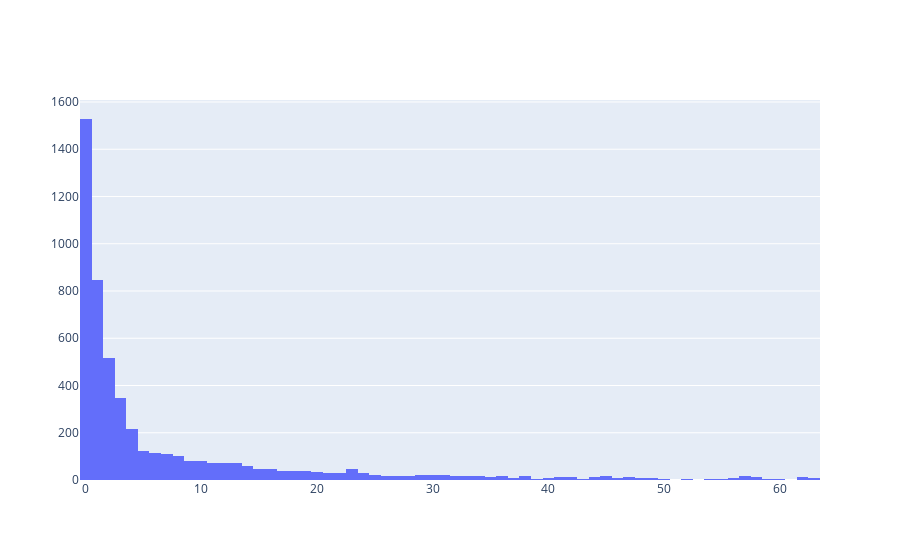

The code cell stored with this chart in its notebook:
### Code cell
fig = go.Figure(data=[go.Histogram(x=df_sorted['mean_light'])])

fig.show()

### Figure 1 — Plotly figure (JSON) as saved in the notebook; plotly's stock layout.template omitted (floating-point values rounded to 4 significant figures; data arrays with more than 128 entries replaced by an {"elided": "..."} marker saying what was removed)
{"data": [{"type": "histogram", "x": {"elided": "5146 float values"}}], "layout": {"autosize": true, "xaxis": {"autorange": true, "range": [-0.5, 63.5], "type": "linear"}, "yaxis": {"autorange": true, "range": [0, 1608.0]}}}
